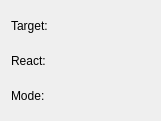
   <widget class="QWidget" name="layoutWidget4">
    <property name="geometry">
     <rect>
      <x>850</x>
      <y>260</y>
      <width>161</width>
      <height>121</height>
     </rect>
    </property>
    <layout class="QVBoxLayout" name="verticalLayout_4">
     <item>
      <layout class="QHBoxLayout" name="horizontalLayout_17">
       <item>
        <widget class="QLabel" name="label_target">
         <property name="text">
          <string>Target:</string>
         </property>
        </widget>
       </item>
       <item>
        <widget class="QLabel" name="target">
         <property name="text">
          <string/>
         </property>
        </widget>
       </item>
      </layout>
     </item>
     <item>
      <layout class="QHBoxLayout" name="horizontalLayout_18">
       <item>
        <widget class="QLabel" name="label_react">
         <property name="text">
          <string>React:</string>
         </property>
        </widget>
       </item>
       <item>
        <widget class="QLabel" name="neu">
         <property name="text">
          <string/>
         </property>
        </widget>
       </item>
      </layout>
     </item>
     <item>
      <layout class="QHBoxLayout" name="horizontalLayout_19">
       <item>
        <widget class="QLabel" name="label_mode">
         <property name="text">
          <string>Mode:</string>
         </property>
        </widget>
       </item>
       <item>
        <widget class="QLabel" name="mode">
         <property name="text">
          <string/>
         </property>
        </widget>
       </item>
      </layout>
     </item>
    </layout>
   </widget>
